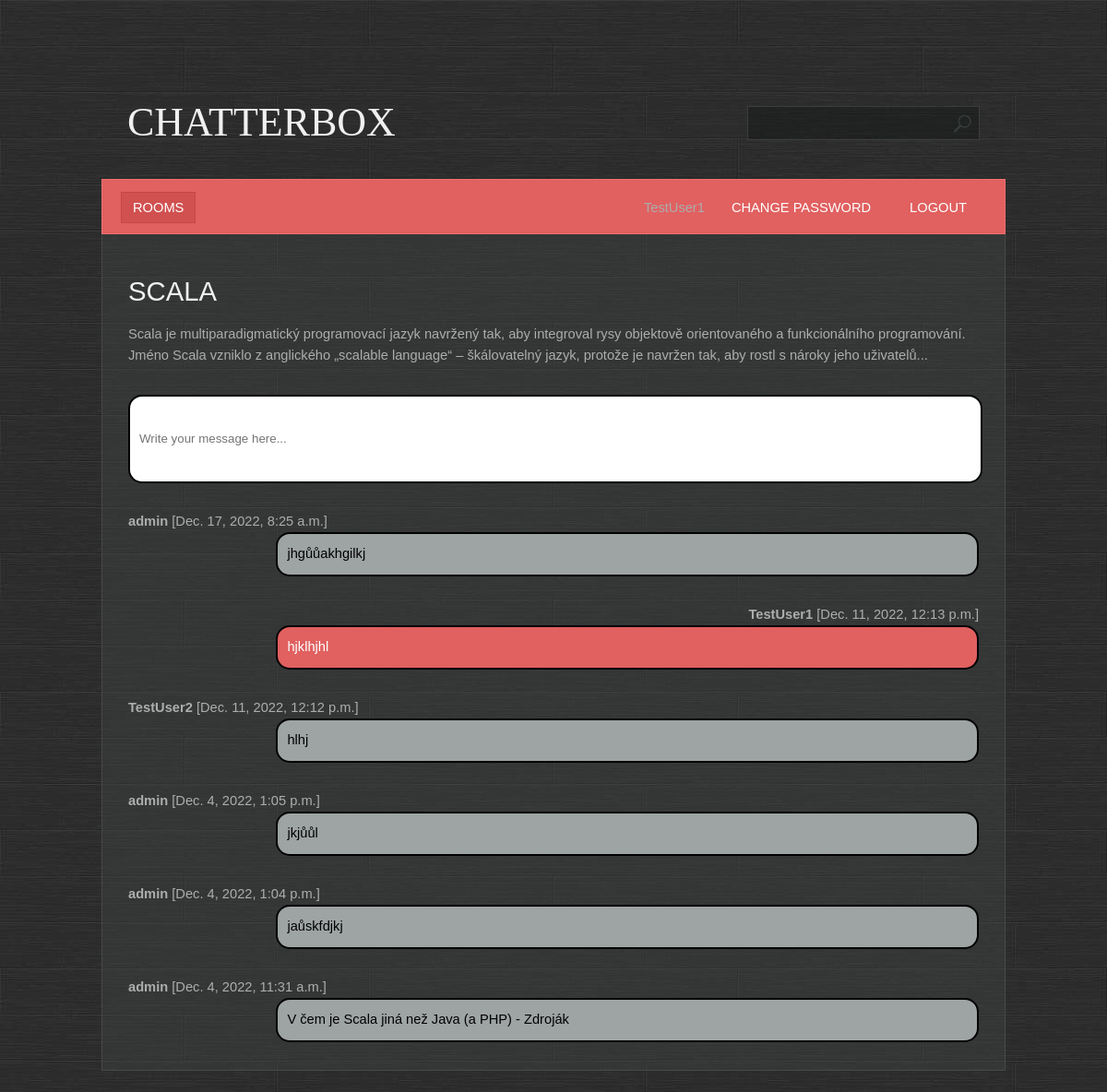
The app's page /room/detail/4/ (signed in), older data.
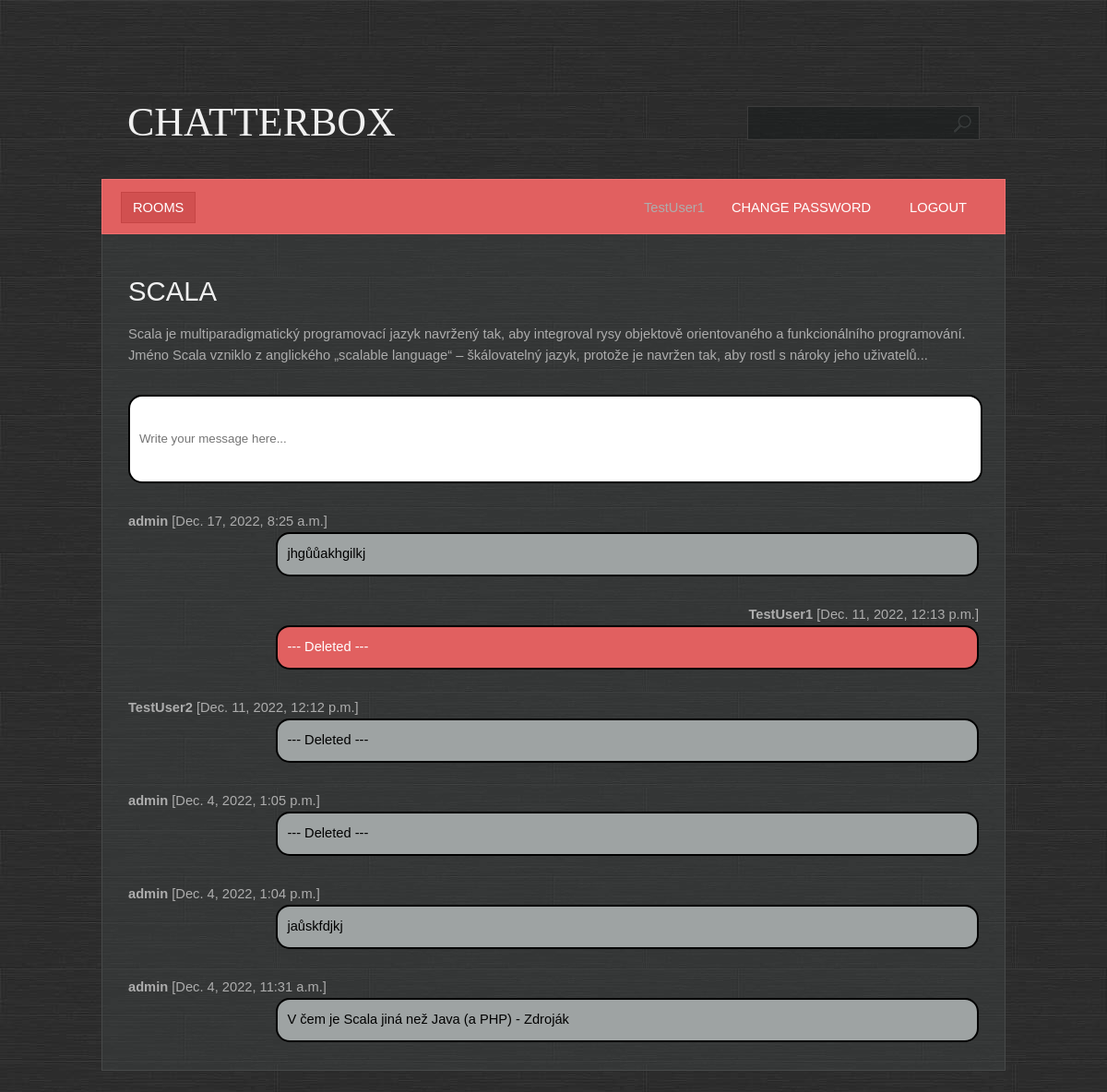
The same page, newer data.
### base/models.py (models this page shows, shortened)
class Message(Model):
    body = models.TextField()
    room = models.ForeignKey(Room, on_delete=models.CASCADE)
    user = models.ForeignKey(User, on_delete=models.CASCADE)
    created = models.DateTimeField(auto_now_add=True)
    updated = models.DateTimeField(auto_now=True)
    class Meta:
        ordering = ['-created', 'body']

### base/views.py (the view, shortened to what this page needs)
# urls.py: path('room/detail/<pk>/', base.views.room, name='room'),
@login_required
@permission_required(['base.view_room', 'base.view_message'])
def room(request, pk):
    room = Room.objects.get(id=pk)
    messages = room.message_set.all()
    context = {'room': room,
               'messages': messages}
    return render(request, template_name='base/room.html', context=context)

### base/templates/base/room.html (shortened to what this page needs)
{% extends 'main.html' %}
{% block content %}
    <h1>{{ room.name }}</h1>
    <br>
    <div class="box">{{ room.description }}</div>
    {% if perms.base.add_message %}
        <div class="box room__message">
            <form method="post">
            <input name="body" placeholder="Write your message here..."/>
            </form>
        </div>
    {% endif %}
        {% for message in messages %}
            {% if user == message.user %}
                <div class="box">
                <div style="float: right"><b>{{ message.user }}</b> [{{ message.created }}] </div>
                <div class="message" style="float: right; background-color: #e16060; color: white;" >{{ message.body }}</div>
                </div>
            {% else %}
                <div class="box">
                <div><b>{{ message.user }}</b> [{{ message.created }}] </div>
                <div class="message" style="float: right">{{ message.body }}</div>
                </div>
            {% endif %}
        {% endfor %}
{% endblock %}

Row changes from the older to the newer data that the page shows:
changed Message "Dec. 11, 2022, 12:13 p.m.": body "hjklhjhl" → "--- Deleted ---"
changed Message "Dec. 11, 2022, 12:12 p.m.": body "hlhj" → "--- Deleted ---"
changed Message "Dec. 4, 2022, 1:05 p.m.": body "jkjůůl" → "--- Deleted ---"
